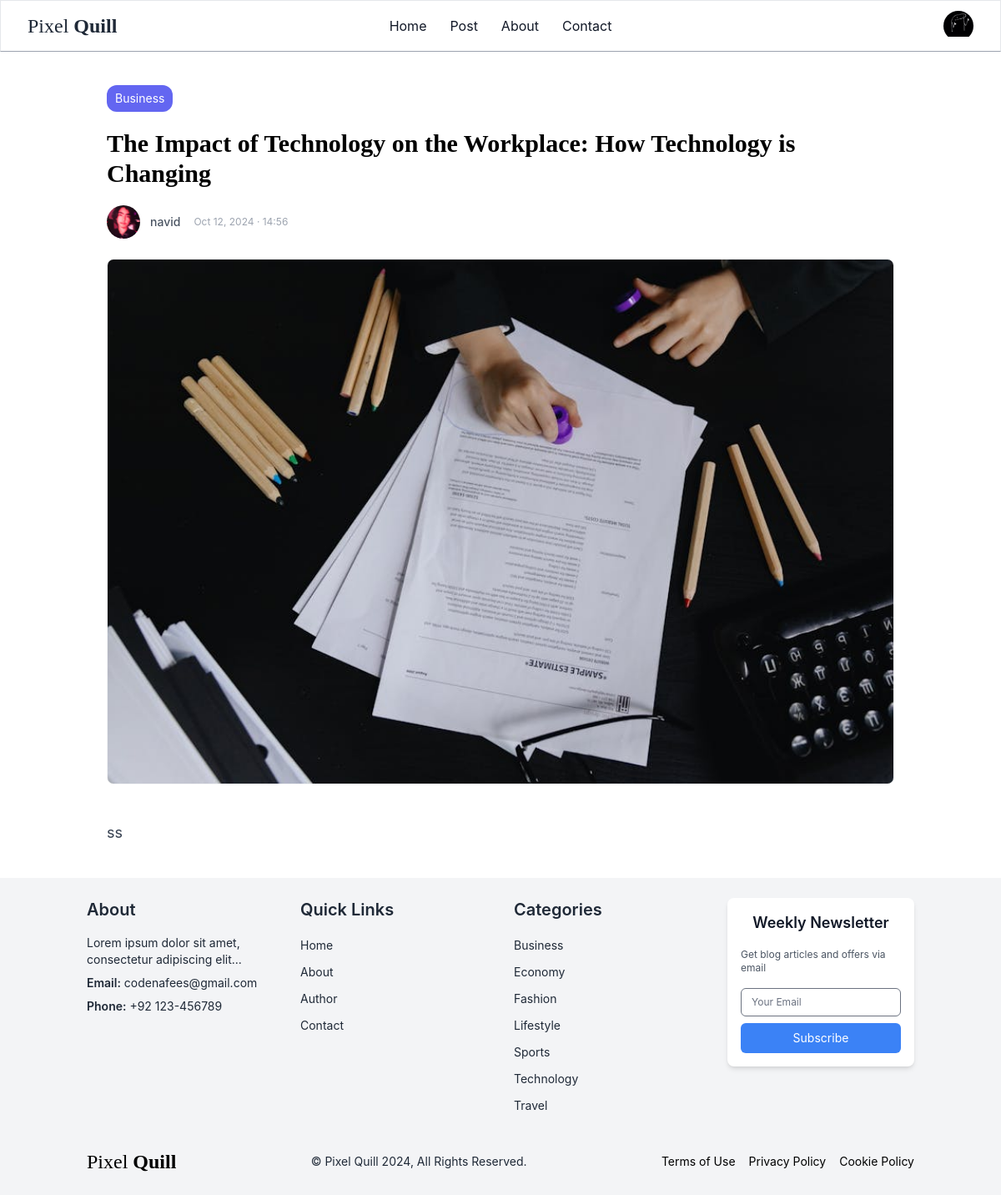
The app's page /30/ (signed in) with its own data.
### authentication/models.py (models this page shows, shortened)
class Profile(models.Model):
    user =  models.OneToOneField(User, on_delete=models.CASCADE, related_name="profile")
    f_name = models.CharField(max_length=10, default='James')
    l_name = models.CharField(max_length=10, default='Joe')
    job_role = models.CharField(max_length=10, default='_job')
    profile_img = models.ImageField(upload_to='dp_img/', default=get_default_image_path, )
    bio = models.TextField(max_length=400, blank=True)
    acc_created = models.DateTimeField(auto_now_add=True, blank=True, null=True)

### core/models.py (models this page shows, shortened)
class Blog(models.Model):
     created_by = models.ForeignKey(User, on_delete=models.CASCADE, related_name='author_blogs')
     heading = models.CharField(max_length=255, blank=False, null=True)
     category = models.ForeignKey(Category, on_delete=models.CASCADE, related_name="category_blogs")
     description = models.TextField(max_length=3000, null=True)
     image = models.ImageField(upload_to= 'blog/', null=True)
     added_date = models.DateTimeField(auto_now_add=True, null=True)

class Category(models.Model):
     name = models.CharField(max_length=255,  unique=True)
     class Meta:
          verbose_name_plural = 'Categories'
          ordering  = ('name',)
     def __str__(self):
          return self.name

### core/views.py (the view)
# urls.py: path('<int:pk>/', views.details, name='details'),
def details(request, pk):
     profile = getUserProfile(request=request)
     blog = get_object_or_404(Blog, pk=pk)
     btn_col = btn_cols[str(blog.category)]
     user = User.objects.prefetch_related('profile').get(pk=blog.created_by.id)
     blogger_data = user.profile
     return render(request, 'core/details.html',
     {
          'blog': blog,
          'btn_col': btn_col,
          'profile': profile,
          'blogger_data': blogger_data,
     })

### core/templatetags/custom_filters.py (called while the page is built)
@register.filter(name="get_formated_date")
def get_formated_date(added_date):
    return added_date.strftime("%b %d, %Y · %H:%M")

### pixelquill/context_processors.py (called while the page is built)
def category_context(request):
    return {
        'categories':  categories,
    }

### pixelquill/utils.py (called while the page is built)
def getUserProfile(request):
     if not request.user.is_authenticated :
          profile = None
          return profile
     if request.user.is_superuser or request.user.is_staff:
          profile = None
     else:
          user = User.objects.prefetch_related('profile').get(pk=request.user.pk)
          profile = user.profile
     return profile

### core/templates/core/details.html (shortened to what this page needs)
{% extends "core/layout.html" %}
{% load custom_filters %}
{% block content %}
<div class="mx-4 sm:mx-8 md:mx-16 lg:mx-32 xl:mx-56 my-6 sm:my-10">
    <div class="flex flex-col sm:flex-row justify-between items-start sm:items-center space-y-4 sm:space-y-0">
        <a href="{% url 'category' blog.category.id %}" class="rounded-xl text-xs sm:text-sm {{btn_col}} text-white py-1 sm:py-1.5 px-2 sm:px-2.5">{{ blog.category }}</a>
    </div>
    <h1 class="my-4 sm:my-5 text-2xl sm:text-3xl font-semibold font-serif">{{ blog.heading }}</h1>
    <div class="flex flex-col sm:flex-row items-start sm:items-center space-y-2 sm:space-y-0 sm:space-x-3 my-3">
        <a href="{% url 'author' blog.created_by.id %}" class="flex-shrink-0">
            <div class="w-10 h-10 rounded-full overflow-hidden">
                <img src="{{ blogger_data.profile_img.url }}" alt="{{ blog.created_by }}" class="w-full h-full object-cover"/>
            </div>
        </a>
        <div class="flex flex-col sm:flex-row items-start sm:items-center sm:space-x-4">
            <span class="text-sm text-gray-600 font-medium">{{ blog.created_by }}</span>
            <span class="text-gray-400 text-xs">{{ blog.added_date | get_formated_date }}</span>
        </div>
    </div>
    <img src="{{blog.image.url}}" alt="{{ blog.heading }}" class="border border-gray-100 rounded-lg w-full h-auto object-cover object-center my-4 sm:my-6">
    <div class="mt-6 sm:mt-11 text-base sm:text-lg prose max-w-none">
        {{ blog.description|safe }}
    </div>
</div>
{% endblock %}

### core/templates/core/layout.html (shortened to what this page needs)
{% load static %}
{% load static tailwind_tags %}
<!DOCTYPE html>
<html lang="en">
<head>
	{% tailwind_css %}
</head>
<body class="font-inter">
<header class=" bg-white border border-b-gray-400 text-gray-900 mb-3">
	<nav class="mx-auto flex max-w-7xl items-center justify-between px-6 py-3 lg:px-8 " aria-label="Global">
	<div class="flex lg:flex-1">
		<a href="{% url 'home' %}" class="-m-1.5 p-1.5">
		<h3 class="inline-block font-serif text-2xl font-thin text-gray-800">Pixel <span class="font-semibold">Quill</span></h3>
		</a>
	</div>
	<div class="flex justify-center gap-x-7">
		<a href="{% url 'home' %}" class="text-base font-normal leading-6 bg-transparent  hover:border-b hover:border-gray-900 transition duration-300">Home</a>
		<a href="{% url 'post' %}" class="text-base font-normal leading-6 bg-transparent hover:border-b hover:border-gray-900 transition duration-300">Post</a>
		<a href="#" class="text-base font-normal leading-6 bg-transparent hover:border-b hover:border-gray-900 transition duration-300">About</a>
		<a href="#" class="text-base font-normal leading-6 bg-transparent hover:border-b hover:border-gray-900 transition duration-300">Contact </a>
	</div>
	<div class="hidden lg:flex lg:flex-1 lg:justify-end gap-4">
	{% if request.user.is_authenticated %}
		<button onclick="openDrawerModal()">
			<div class=" w-9 h-9 rounded-full overflow-hidden">
				{% if request.user.is_superuser or request.user.is_staff %}
					<svg class="text-gray-500 " fill="currentColor" viewBox="0 0 24 24">
						<path d="M12 2C6.48 2 2 6.48 2 12s4.48 10 10 10 10-4.48 10-10S17.52 2 12 2zm0 3c1.66 0 3 1.34 3 3s-1.34 3-3 3-3-1.34-3-3 1.34-3 3-3zm0 14.2c-2.5 0-4.71-1.28-6-3.22.03-1.99 4-3.08 6-3.08 1.99 0 5.97 1.09 6 3.08-1.29 1.94-3.5 3.22-6 3.22z"/>
					</svg>
				{% else %}
					<img src="{{ profile.profile_img.url }}"/>
				{% endif %}
			</div>
		</button>
		{% else %}
			<a href="{% url 'authentication:login' %}" class="text-base px-4 py-1 bg-green-500 font-normal leading-6 text-white rounded-lg hover:bg-green-600 transition duration-300">Log in</a>
		{% endif %}
	</div>
	</nav>
</header>
{% block content %}   {% endblock %}
    <footer class="bg-gray-100 text-black py-6">
        <div class="container mx-auto px-4">
            <div class="grid grid-cols-1 md:grid-cols-2 lg:grid-cols-4 gap-8">
                <div class="col-span-1 text-gray-800">
                    <h3 class="text-xl mb-4 font-semibold">About</h3>
                    <p class="text-sm mb-2">Lorem ipsum dolor sit amet, consectetur adipiscing elit...</p>
                    <p class="text-sm mb-2"><span class="font-semibold">Email:</span> codenafees@gmail.com</p>
                    <p class="text-sm mb-2"><span class="font-semibold">Phone:</span> +92 123-456789</p>
                </div>
                <div class="col-span-1 text-gray-800">
                    <h3 class="text-xl mb-4 font-semibold">Quick Links</h3>
                    <ul>
                        <li class="mb-2"><a href="{% url 'home' %}" class="text-sm hover:underline">Home</a></li>
                        <li class="mb-2"><a href="#" class="text-sm hover:underline">About</a></li>
                        <li class="mb-2"><a href="#" class="text-sm hover:underline">Author</a></li>
                        <li class="mb-2"><a href="#" class="text-sm hover:underline">Contact</a></li>
                    </ul>
                </div>
                <div class="col-span-1 text-gray-800">
                    <h3 class="text-xl mb-4 font-semibold">Categories</h3>
                    <ul>
                        {% for category in categories %}
                        <li class="mb-2"><a href="{% url 'category' category.id %}" class="text-sm hover:underline">{{ category.name }}</a></li>
                        {% endfor %}
                    </ul>
                </div>
                <div class="col-span-1">
                    <div class="bg-white rounded-lg shadow-md p-4">
                        <h2 class="text-lg font-semibold mb-4 text-gray-900 text-center">Weekly Newsletter</h2>
                        <p class="text-xs text-gray-600 mb-4">Get blog articles and offers via email</p>
                        <form action="#" method="POST">
                            <div class="space-y-2">
                                <input type="email" name="email" id="email" class="text-gray-800 text-xs w-full px-3 py-2 border rounded-md focus:outline-none focus:ring-1 focus:ring-blue-500" placeholder="Your Email">
                                <button type="submit" class="w-full bg-blue-500 hover:bg-blue-600 text-white text-sm py-2 px-4 rounded-md">Subscribe</button>
                            </div>
                        </form>
                    </div>
                </div>
            </div>
            <div class="mt-8 flex flex-col md:flex-row justify-between items-center">
                <a href="#" class="flex items-center mb-4 md:mb-0">
                    <h3 class="inline-block font-serif text-xl sm:text-2xl font-thin">Pixel <span class="font-semibold">Quill</span></h3>
                </a>
                <p class="text-sm font-normal text-gray-800 mb-4 md:mb-0">&copy; Pixel Quill 2024, All Rights Reserved.</p>
                <nav class="flex flex-wrap justify-center md:justify-end space-x-4">
                    <a href="#" class="text-sm font-normal hover:underline">Terms of Use</a>
                    <a href="#" class="text-sm font-normal hover:underline">Privacy Policy</a>
                    <a href="#" class="text-sm font-normal hover:underline">Cookie Policy</a>
                </nav>
            </div>
        </div>
    </footer>
</body>
</html>

### records on screen
Profile: profile_img (picture)
Blog: category "Business", heading "The Impact of Technology on the Workplace: How Technology is Changing", created_by "navid", added_date|get_formated_date "Oct 12, 2024 · 14:56", image (picture), description "ss"
Profile: profile_img (picture)
Category: name "Business"
Category: name "Economy"
Category: name "Fashion"
Category: name "Lifestyle"
Category: name "Sports"
Category: name "Technology"
Category: name "Travel"
